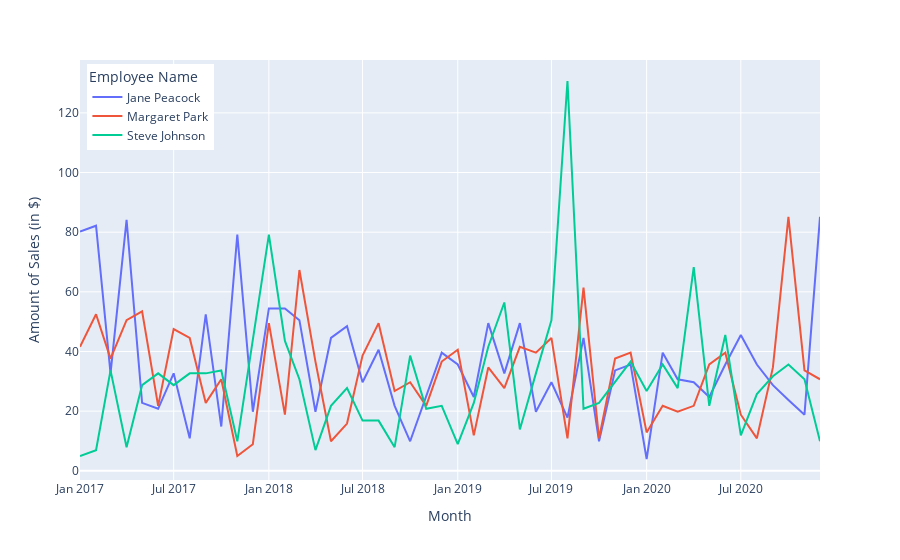

The code cell stored with this chart in its notebook:
### Code cell
employee_sales = run_query(employee_sales_performance)
employee_sales["Month"] = pd.to_datetime(employee_sales["Month"])

employee_sales_monthly = px.line(employee_sales,
                            x = "Month",
                            y = "Amount of Sales (in $)",
                            color = "Employee Name")

employee_sales_monthly.update_layout(legend=dict(
    yanchor="top",
    y=0.99,
    xanchor="left",
    x=0.01
))

employee_sales_monthly.show()
